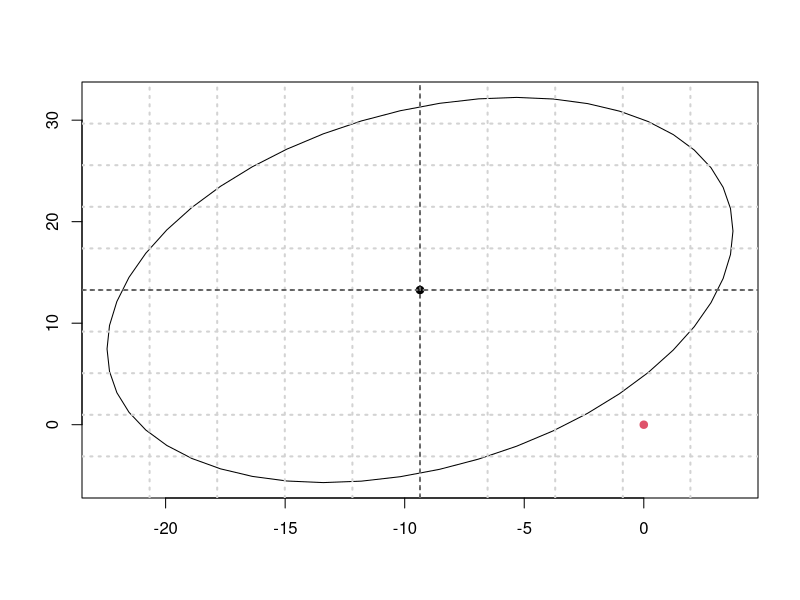

Write the R code that produced this figure.
confelli <-function(mu, Sigma,n, df, level = 0.95, xlab = "", ylab = "", add=T, prec=51){
    d <- sqrt(diag(Sigma))
    dfvec <- c(2, df)
    phase <- acos(Sigma[1, 2]/(d[1] * d[2]))
    angles <- seq( - (pi), pi, len = prec)
    cte<- (dfvec[1]*(n-1))/(dfvec[2]*n)
    mult <- sqrt(cte * qf(level, dfvec[1], dfvec[2]))
    xpts <- mu[1] + d[1] * mult * cos(angles)
    ypts <- mu[2] + d[2] * mult * cos(angles + phase)
    if(add) lines(xpts, ypts)
    else plot(xpts, ypts, type = "l", xlab = xlab, ylab = ylab)
}
mu=c(-9.36, 13.27)
sigma=matrix(c(199.26,88.38,88.38,418.61), nc=2, nr=2, byrow=T)
df=9
n=11
confelli(mu, sigma, n, df, level=0.95, xlab="", ylab="", add=F)
points(mu[1],mu[2], pch=19)
points(0,0, col=2, pch=19)
grid(10, 10, lwd = 2)
abline(h=mu[2], lty=2)
abline(v=mu[1], lty=2)
